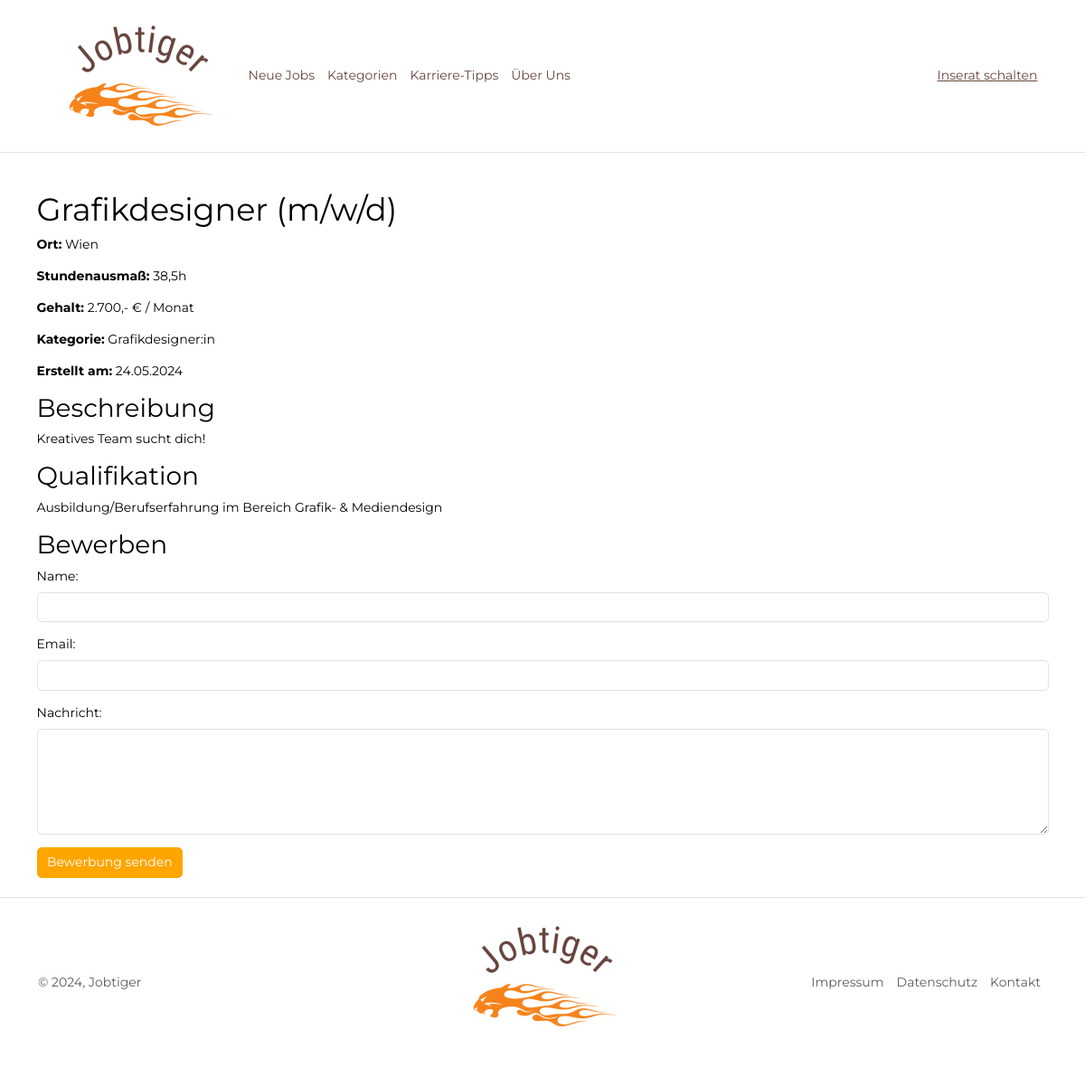
Screenshot of /job_detail.php?id=8 with the database file from the repository.
### tables this page shows
CREATE TABLE `jobs` (
  `id` int(10) UNSIGNED NOT NULL,
  `titel` varchar(255) NOT NULL,
  `beschreibung` varchar(255) NOT NULL,
  `qualifikation` varchar(255) NOT NULL,
  `dienstort` varchar(255) NOT NULL,
  `stundenausmass` varchar(255) NOT NULL,
  `gehalt` varchar(255) NOT NULL,
  `kategorie_id` int(10) UNSIGNED NOT NULL,
  `benutzer_id` int(10) UNSIGNED NOT NULL,
  `datum` datetime NOT NULL DEFAULT current_timestamp(),
  `sichtbar` varchar(10) NOT NULL DEFAULT 'ja',
  `aenderungsdatum` datetime NOT NULL DEFAULT current_timestamp()
);

CREATE TABLE `kategorien` (
  `id` int(10) UNSIGNED NOT NULL,
  `kategorie` varchar(255) NOT NULL
);

### setup.php (called while the page is built, shortened)
<?php
spl_autoload_register(
    function (string $klasse) {
        $prefix = "WIFI\\Jobportal\\";
        $basis = __DIR__ . "/";
        $laenge = strlen($prefix);
        $klasse_ohne_prefix = substr($klasse, $laenge);
        $datei = $basis . $klasse_ohne_prefix . ".php";
        $datei = str_replace("\\", "/", $datei);
    }
);

### Fdb/Mysql.php (called while the page is built, shortened)
<?php
class Mysql {
    private static ?Mysql $instanz = null;
    public static function getInstanz(): Mysql {
        if (!self::$instanz) {
            self::$instanz = new Mysql();
        }
        return self::$instanz;
    }
    private \mysqli $db;
    public function verbinden() {
        $this->db = new \mysqli(MYSQL_HOST, MYSQL_USER, MYSQL_PASSWORT, MYSQL_DATENBANK);
        $this->db->set_charset('utf8mb4');
    }
    public function query(string $input): \mysqli_result|bool {
        $ergebnis = $this->db->query($input);
        return $ergebnis;
    }
}

### job_detail.php (the view, shortened to what this page needs)
<?php
include "kopf-frontend.php";
include "setup.php";
$erfolg = false;
$job_id = $_GET['id'];
$db = Mysql::getInstanz();
$job_result = $db->query("
    SELECT jobs.titel, jobs.beschreibung, jobs.qualifikation, jobs.dienstort, jobs.stundenausmass, jobs.gehalt, jobs.datum, kategorien.kategorie
    FROM jobs
    JOIN kategorien ON jobs.kategorie_id = kategorien.id
    WHERE jobs.id = '{$job_id}' AND jobs.sichtbar = 'ja'
");
$job = $job_result->fetch_assoc();
?>
<main>
    <div class="container mt-5">
        <h1><?php echo htmlspecialchars($job['titel']); ?></h1>
        <p><strong>Ort:</strong> <?php echo htmlspecialchars($job['dienstort']); ?></p>
        <p><strong>Stundenausmaß:</strong> <?php echo htmlspecialchars($job['stundenausmass']); ?></p>
        <p><strong>Gehalt:</strong> <?php echo htmlspecialchars($job['gehalt']); ?></p>
        <p><strong>Kategorie:</strong> <?php echo htmlspecialchars($job['kategorie']); ?></p>
        <p><strong>Erstellt am:</strong> <?php echo htmlspecialchars(date('d.m.Y', strtotime($job['datum']))); ?></p>
        <h2>Beschreibung</h2>
        <p><?php echo nl2br(htmlspecialchars($job['beschreibung'])); ?></p>
        <h2>Qualifikation</h2>
        <p><?php echo nl2br(htmlspecialchars($job['qualifikation'])); ?></p>
        <?php
        if ($erfolg) {
            echo "<div class='alert alert-success'><strong>Bewerbung erfolgreich gesendet.</strong></div>";
        } else {
        ?>
        <h2>Bewerben</h2>
        <form action="" method="post">
            <div class="mb-3">
                <label for="name" class="form-label">Name:</label>
                <input type="text" class="form-control" id="name" name="name" value="<?php echo isset($_POST['name']) ? htmlspecialchars($_POST['name']) : ''; ?>">
            </div>
            <div class="mb-3">
                <label for="email" class="form-label">Email:</label>
                <input type="email" class="form-control" id="email" name="email" value="<?php echo isset($_POST['email']) ? htmlspecialchars($_POST['email']) : ''; ?>">
            </div>
            <div class="mb-3">
                <label for="message" class="form-label">Nachricht:</label>
                <textarea class="form-control" id="message" name="message" rows="5"><?php echo isset($_POST['message']) ? htmlspecialchars($_POST['message']) : ''; ?></textarea>
            </div>
            <button type="submit" class="btn btn-primary">Bewerbung senden</button>
        </form>
        <?php } ?>
    </div>
</main>
<?php
include "fuss.php";
?>

### css/style.css (style rules this page uses)
:root { --primary: orange; --dark-brown: #67453d; }
html, body { margin: 0; padding: 0; font-family: Montserrat; font-size: 14px; color: var(--text-color); }
main { position: relative; }
html * { box-sizing: border-box; }
.btn-primary { background-color: var(--primary) !important; border-color: var(--primary) !important; }

### rows the page displays
jobs: titel "Grafikdesigner (m/w/d)", dienstort "Wien", stundenausmass "38,5h", gehalt "2.700,- € / Monat", kategorie.kategorie "Grafikdesigner:in", datum "24.05.2024", beschreibung "Kreatives Team sucht dich!", qualifikation "Ausbildung/Berufserfahrung im Bereich Grafik- & Mediendesign"
